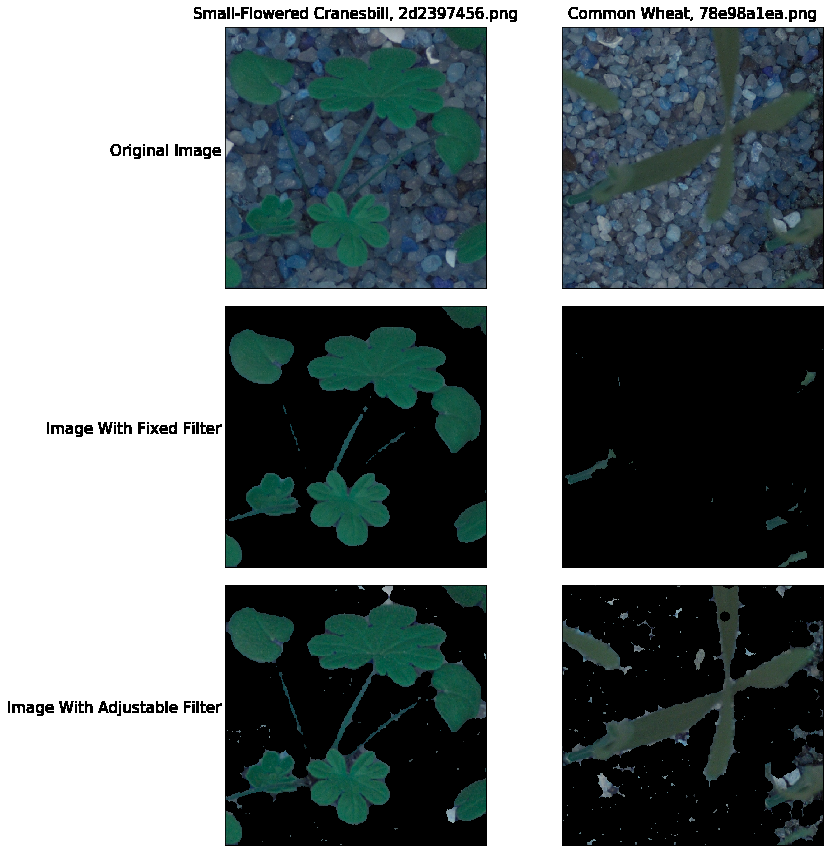
#> input picture Plant Seedlings Classification/files/Filter_example.png, 833 x 856 px; its folder holds only this picture in this run
$ python -i Seedlings_v2.py   (imports and definitions only)
#> lines starting #> are read from the running program, lines starting #| are printed output that depends on the picture; after the words box and inside, x2 and y2 are one past the last pixel; in counts of white or black regions, pixels touching at a corner belong together
#> further down, picture is the input picture: shape (856, 833, 3); mean B, G, R 127.8, 126.7, 117.8
# Further exploration of the competition data, including masking techniques
# and unsupervised clustering techniques to find natural groupings in the data

# Many thanks to Gábor Vecsei's kernel "Pants PCA & t-SNE" https://www.kaggle.com/gaborvecsei/plants-t-sne

import os
import matplotlib
import matplotlib.pyplot as plt
import matplotlib.cm as cm
from matplotlib.offsetbox import OffsetImage, AnnotationBbox
import numpy as np
import cv2
from glob import glob
from sklearn.pipeline import Pipeline, make_pipeline

# sklearn
from sklearn.decomposition import PCA
from sklearn.manifold import TSNE
from sklearn.preprocessing import StandardScaler

# Data folders
TRAIN_DATA_FOLDER = '.../Seedlings/train'
TEST_DATA_FOLDER = '.../Seedlings/test'

# Definitions

def create_mask_for_plant(image, sensitivity=35):
    # Convert BGR to HSV
#> called with sensitivity = 35
    image_hsv = cv2.cvtColor(image, cv2.COLOR_BGR2HSV)
#> image_hsv: shape (856, 833, 3); mean H, S, V 26.1, 34.7, 129.4

    # Define range of color in HSV
    sensitivity = sensitivity
    lower_hsv = np.array([60 - sensitivity, 100, 50])
    upper_hsv = np.array([60 + sensitivity, 255, 255])

    # Threshold the HSV image to get only selected colors
    mask = cv2.inRange(image_hsv, lower_hsv, upper_hsv)
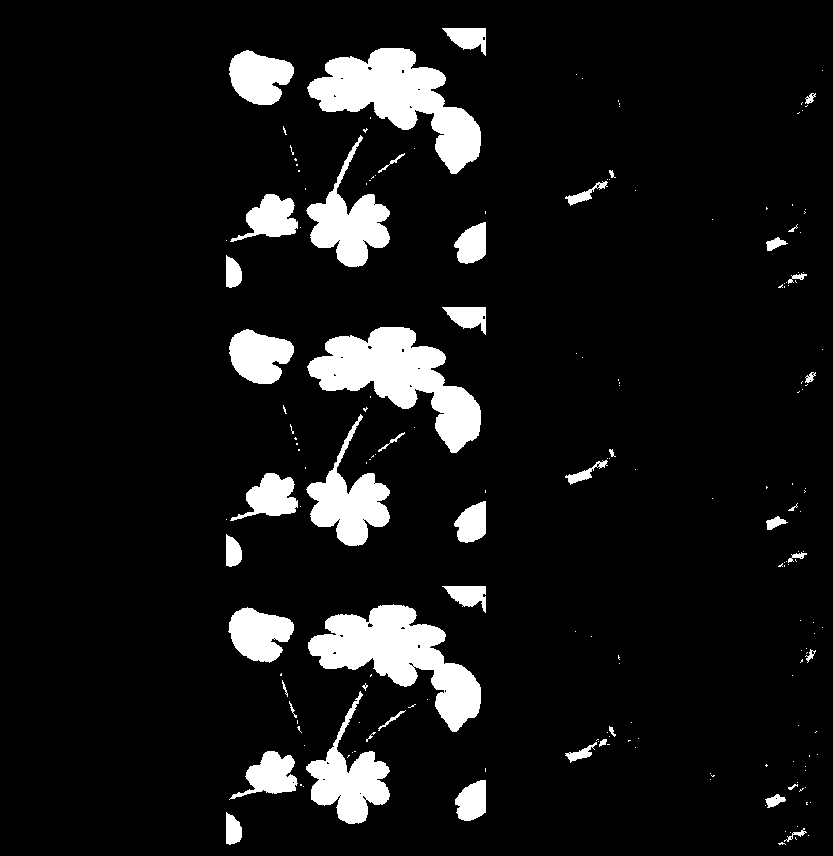
#> mask: shape (856, 833); 8.8% white; 192 white regions (146 under 20 px), largest, box (x1, y1, x2, y2) and area: (307, 48, 481, 174) 9475, (307, 327, 481, 453) 9475, (308, 604, 481, 732) 9417

    # Create mask
    kernel = cv2.getStructuringElement(cv2.MORPH_ELLIPSE, (11,11))
    mask = cv2.morphologyEx(mask, cv2.MORPH_CLOSE, kernel)
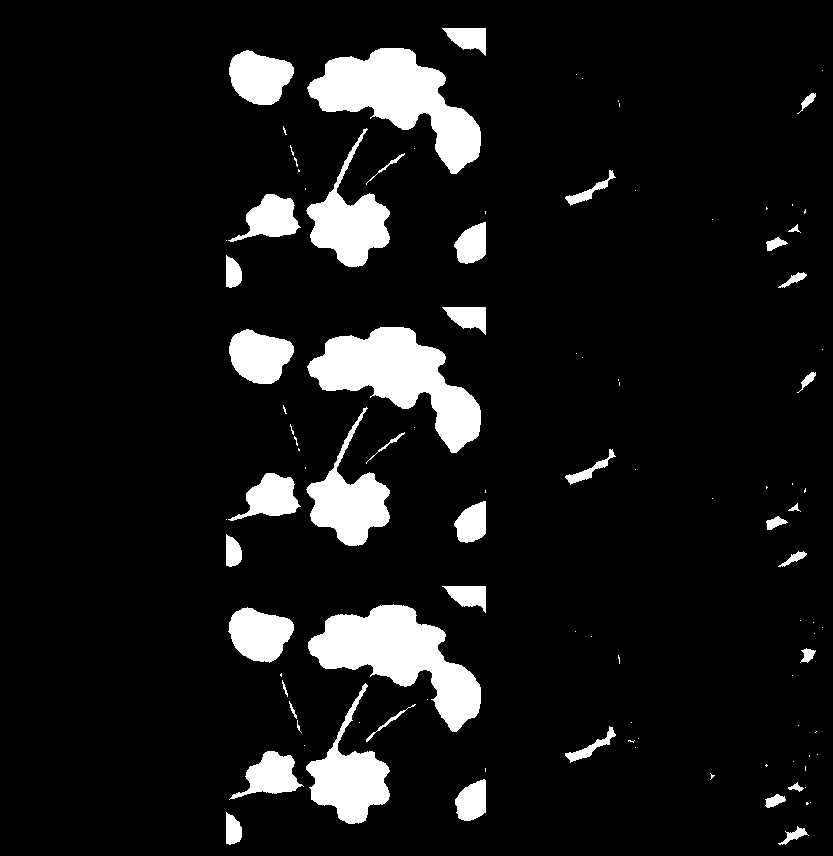
#> mask: shape (856, 833); 9.2% white; 106 white regions (64 under 20 px), largest, box (x1, y1, x2, y2) and area: (308, 604, 481, 732) 9772, (307, 48, 481, 174) 9751, (307, 327, 481, 453) 9751

    return mask

def segment_plant(image, sensitivity=35):
    mask = create_mask_for_plant(image, sensitivity)
    output = cv2.bitwise_and(image, image, mask = mask)
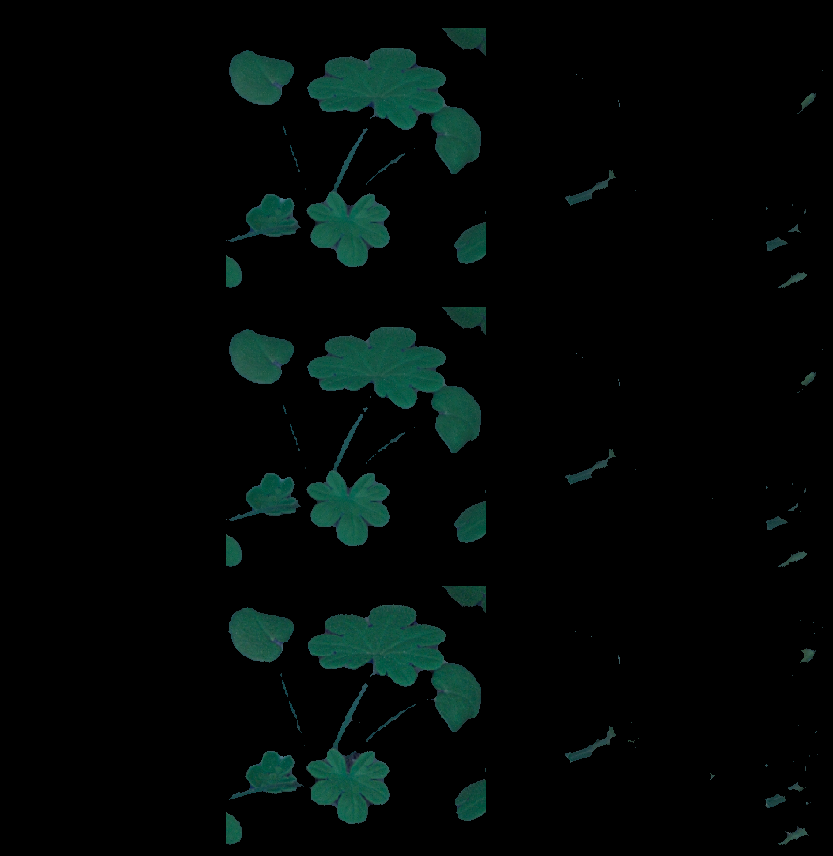
#> output: shape (856, 833, 3); mean B, G, R 6.5, 7.7, 2.2
    return output

def sharpen_image(image):
    image_blurred = cv2.GaussianBlur(image, (0, 0), 3)
    image_sharp = cv2.addWeighted(image, 1.5, image_blurred, -0.5, 0)
    return image_sharp

def visualize_scatter_with_images(X_2d_data, images, figsize=(45,45), image_zoom=1):
    fig, ax = plt.subplots(figsize=figsize)
    artists = []
    for xy, i in zip(X_2d_data, images):
        x0, y0 = xy
        img = OffsetImage(i, zoom=image_zoom)
        ab = AnnotationBbox(img, (x0, y0), xycoords='data', frameon=False)
        artists.append(ax.add_artist(ab))
    ax.update_datalim(X_2d_data)
    ax.autoscale()
    plt.show()

# Read and pre-process data
images = []
labels = []

# [14 lines not run here, left out]

images = np.array(images)
labels = np.array(labels)

original_images = {}

# [9 lines not run here, left out]


# Dictionary of image labels
label_to_id_dict = {v:i for i, v in enumerate(np.unique(labels))}
id_to_label_dict = {v:k for k, v in label_to_id_dict.items()}
label_ids = np.array([label_to_id_dict[x] for x in labels])

# Tune HSV sensitivity

# [1 line that did not run here, left out]
# [1 line that did not run here, left out]

sensitivities = np.arange(40,51,1)

fig = plt.figure(figsize=(12,12))
# [16 lines not run here, left out]

# Compare Masks

# [1 line that did not run here, left out]

fig, ax = plt.subplots(1, 4, figsize=(20,20))

# [1 line that did not run here, left out]
# [1 line that did not run here, left out]
# [1 line that did not run here, left out]

# [6 lines not run here, left out]

# Scale images

# [1 line that did not run here, left out]

# [2 lines not run here, left out]

# PCA

pca = PCA(n_components=180)

# [1 line that did not run here, left out]

# [1 line not run here, left out]

# t-SNE

tsne = TSNE(learning_rate=100, random_state=42)

# [1 line that did not run here, left out]
# [1 line that did not run here, left out]

# [3 lines not run here, left out]

>>> import cv2
>>> picture = cv2.imread('../files/Filter_example.png')
>>> result = segment_plant(picture)
